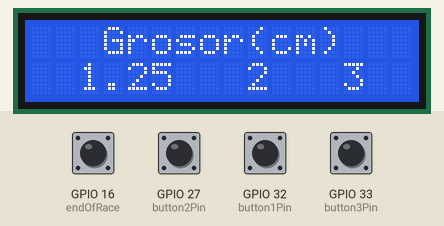
Bench run of a sketch on a simulated ESP32. On the bench: 16×2 character LCD. The inputs (shaded band) are chosen by the test bench; at power-on: GPIO 16 (endOfRace), GPIO 27 (button2Pin), GPIO 32 (button1Pin), GPIO 33 (button3Pin) HIGH.

Above: at 1.2 s.
1.3 s: GPIO 32 (button1Pin) pulled LOW for 1 s
At 2.6 s:
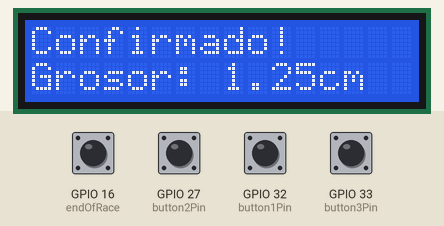
5.0 s: GPIO 33 (button3Pin) pulled LOW for 1 s
At 5.13 s:
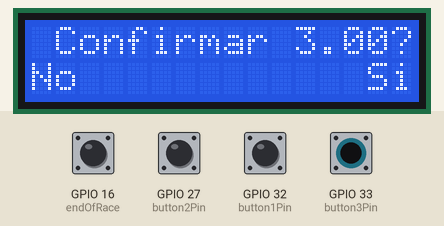
7.5 s: GPIO 27 (button2Pin) pulled LOW for 0.15 s
At 8.6 s:
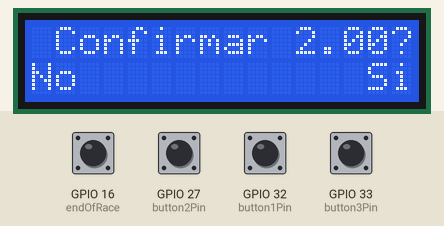
9.1 s: GPIO 32 (button1Pin) pulled LOW for 0.15 s
At 11.9 s:
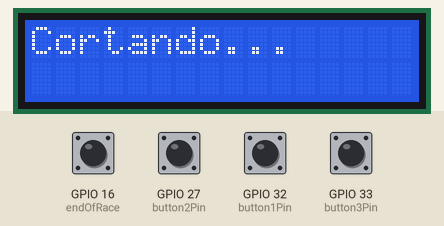
12.2 s: GPIO 16 (endOfRace) pulled LOW for 0.15 s
At 13.5 s:
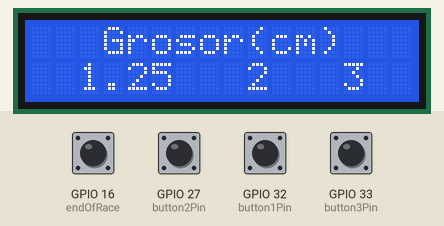
13.8 s: GPIO 27 (button2Pin) pulled LOW for 1 s
At 14.5 s:
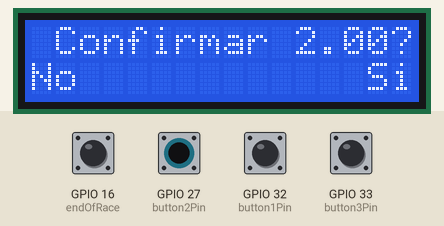
Timing chart, 0 to 16.8 s (numbered marks = the images above; inputs shaded):
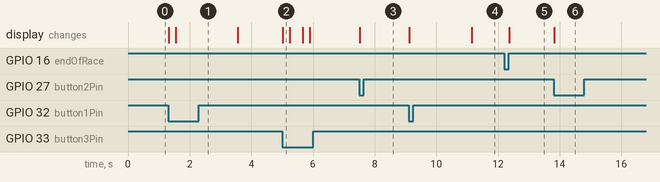

Measured:
- after the input at 1.3 s, the display: first changes at once (image 1 shows a later state)
- after the input at 5.0 s, the display: changes at once (image 2)
- after the input at 7.5 s, the display: changes at once (image 3)
- after the input at 9.1 s, the display: first changes at once (image 4 shows a later state)
- after the input at 12.2 s, the display: changes after 0.16 s (image 5)
- after the input at 13.8 s, the display: changes at once (image 6)

The sketch:

Codigo_display.ino
```cpp
#include <Wire.h>
#include <LiquidCrystal_I2C.h>

// Seteamos columnas y filas del display
int lcdColumns = 16;
int lcdRows = 2;

// Seteo de dirección, columnas, filas del LCD (ajusta la dirección si es necesario)
LiquidCrystal_I2C lcd(0x27, lcdColumns, lcdRows);

// Definimos los pines de los pulsadores
const int button1Pin = 32; // Pin para el botón 1 (1.25 cm)
const int button2Pin = 27;  // Pin para el botón 2 (2 cm)
const int button3Pin = 33; // Pin para el botón 3 (3 cm)
const int endOfRace = 16; // Pin del fin de carrera

// Variables para almacenar el estado de los botones
int button1State = 0;
int button2State = 0;
int button3State = 0;
int endOfRaceState = 0;
int selectedOption = 0; // 0: ninguna opción seleccionada
float thickness = 0.0;  // Variable para almacenar el grosor elegido

void setup(){
  // Configuramos los pines de los botones como entradas
  pinMode(button1Pin, INPUT_PULLUP);
  pinMode(button2Pin, INPUT_PULLUP);
  pinMode(button3Pin, INPUT_PULLUP);
  pinMode(endOfRace, INPUT_PULLUP);

  // Inicializo LCD
  lcd.init();
  lcd.backlight();

  // Mostrar el menú inicial
  lcd.setCursor(3, 0);
  lcd.print("Grosor(cm)");
  lcd.setCursor(2, 1);
  lcd.print("1.25");
  lcd.setCursor(9, 1);
  lcd.print("2");
  lcd.setCursor(13, 1);
  lcd.print("3");
}

void loop(){
  // Leemos el estado de los botones
  button1State = digitalRead(button1Pin);
  button2State = digitalRead(button2Pin);
  button3State = digitalRead(button3Pin);
  endOfRaceState = digitalRead(endOfRace);

  // Si no hay una opción seleccionada, detectamos el botón presionado
  if (selectedOption == 0) {
    if (button1State == LOW) {
      selectedOption = 1;
      thickness = 1.25;
      requestConfirmation();
      delay(200);  // Esperar a que el botón se suelte (anti rebote)
    }
    else if (button2State == LOW) {
      selectedOption = 2;
      thickness = 2.0;
      requestConfirmation();
      delay(200);  // Esperar a que el botón se suelte
    }
    else if (button3State == LOW) {
      selectedOption = 3;
      thickness = 3.0;
      requestConfirmation();
      delay(200);  // Esperar a que el botón se suelte
    }
  }

  // Si ya hay una opción seleccionada, confirmar o cancelar
  if (selectedOption != 0) {
    button1State = HIGH;
    button2State = HIGH;
    button3State = HIGH;
    button1State = digitalRead(button1Pin);
    button2State = digitalRead(button2Pin);
    button3State = digitalRead(button3Pin);
    if (button1State == LOW) {
      confirmSelection();
      delay(200);  // Esperar a que el botón se suelte
      selectedOption = 0;
    }
    else if (button3State == LOW) {
      resetDisplay();
      delay(200);  // Esperar a que el botón se suelte
      selectedOption = 0;
    }
  }

  if (endOfRaceState == LOW){
    resetDisplay();
    delay(200);
  }
}

void confirmSelection() {
  lcd.clear();
  lcd.setCursor(0, 0);
  lcd.print("Confirmado!");
  lcd.setCursor(0, 1);
  lcd.print("Grosor: ");
  lcd.print(thickness);
  lcd.print("cm");

  delay(2000); // Pausa para mostrar el mensaje
  cuttingMessage();
}

void resetDisplay() {
  // Reiniciamos el menú después de confirmar
  selectedOption = 0;
  lcd.clear();
  lcd.setCursor(3, 0);
  lcd.print("Grosor(cm)");
  lcd.setCursor(2, 1);
  lcd.print("1.25");
  lcd.setCursor(9, 1);
  lcd.print("2");
  lcd.setCursor(13, 1);
  lcd.print("3");
  delay(200);
}

void requestConfirmation(){
  lcd.clear();
  lcd.setCursor(0, 0);
  lcd.print(" Confirmar ");
  lcd.print(thickness);
  lcd.print("?");
  lcd.setCursor(0, 1);
  lcd.print("No");
  lcd.setCursor(14, 1);
  lcd.print("Si");
}

void cuttingMessage() {
  lcd.clear();
  lcd.setCursor(0, 0);
  lcd.print("Cortando");
  lcd.setCursor(8, 0);
  lcd.print("...");
  delay(1000);  // Esperar un momento antes de reiniciar el menú
}
```
